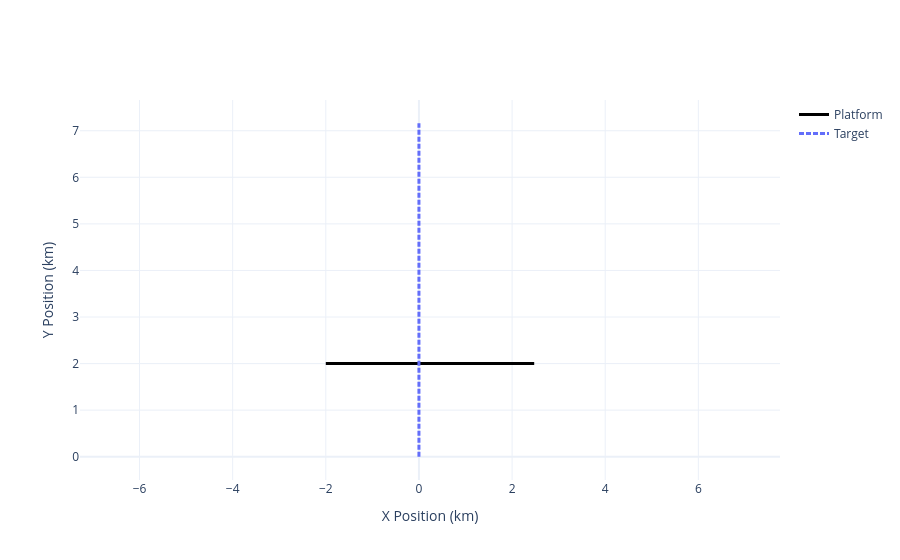

The cell this chart's notebook holds for it:
### Markdown cell above
## Ground Truth Setup and Generation

Next we will create the target ground truth. The target states simply use Stone Soup's
`GroundTruthState` class, but we inject additional metadata associated with the target's
source signal. 

The source signal is defined as a broadband source with multiple tonal components
defined over a discrete set of frequencies. Tonal frequencies are approximate
representations of distinct and prominent on-board contributions to the signal. Each
tonal frequency has an amplitude and phase. The width of the tonal frequency is defined
by its bandwidth. Unmodelled contributions to the signal are represented by a stochastic
noise process, e.g., pink noise.

### Code cell
import numpy as np
from stonesoup.models.transition.linear import (
    CombinedLinearGaussianTransitionModel,
    ConstantVelocity,
)
from stonesoup.types.groundtruth import GroundTruthPath, GroundTruthState

from nereus.plotter import plot_world

# Define the target's initial state and transition model
target_start_vector = np.array([0.0, 0.0, 0.0, 8.0, -5.0, 0.0])
target_transition_model = CombinedLinearGaussianTransitionModel([
    ConstantVelocity(0), ConstantVelocity(0), ConstantVelocity(0)
])
target_position_mapping = [0, 2, 4]
target_velocity_mapping = [1, 3, 5]

# Define the target's signal parameters
target_amplitudes_upa = 10 ** (np.random.uniform(97, 112, 4) / 20)
target_frequencies_hz = np.random.uniform(25.0, 200.0, 4)
target_phases_rad = np.random.uniform(0, 2 * np.pi, 4)
target_tonal_bandwidth_hz = np.random.uniform(0.5, 2.0)
target_noise_amplitude_upa = 10 ** (90 / 20)
target_noise_spectral_exponent = -1.0 # Pink noise

target_metadata = {
    'amplitudes_upa': target_amplitudes_upa,
    'frequencies_hz': target_frequencies_hz,
    'phases_rad': target_phases_rad,
    'position_mapping': target_position_mapping,
    'velocity_mapping': target_velocity_mapping,
    'tonal_bandwidth_hz': target_tonal_bandwidth_hz,
    'noise_amplitude_upa': target_noise_amplitude_upa,
    'noise_spectral_exponent': target_noise_spectral_exponent,
}

# Simulate the target's movement over time and create a ground truth path
target_states = [
    GroundTruthState(
        target_start_vector, timestamp=start_time, metadata=target_metadata
    )
]
for timestamp in timesteps[1:]:
    dt = timestamp - target_states[-1].timestamp
    new_state_vector = target_transition_model.function(
        target_states[-1], noise=False, time_interval=dt
    )
    target_states.append(
        GroundTruthState(
            new_state_vector, timestamp=timestamp, metadata=target_metadata
        )
    )

target_truth = GroundTruthPath(target_states)
target_truths = [target_truth]

plot_world(truths=target_truths, platform=platform).show()

### Figure 1 — Plotly figure (JSON) as saved in the notebook; plotly's stock layout.template omitted (floating-point values rounded to 4 significant figures; data arrays with more than 128 entries replaced by an {"elided": "..."} marker saying what was removed)
{"data": [{"line": {"color": "black", "width": 3}, "mode": "lines", "name": "Platform", "type": "scatter", "x": {"elided": "180 float values"}, "y": {"elided": "180 int values"}}, {"line": {"color": "#636EFA", "dash": "5px,2px", "width": 3}, "mode": "lines", "name": "Target", "type": "scatter", "x": {"elided": "180 int values"}, "y": {"elided": "180 float values"}}], "layout": {"autosize": false, "colorway": ["#636EFA", "#EF553B", "#00CC96", "#AB63FA", "#FFA15A", "#19D3F3", "#FF6692", "#B6E880", "#FF97FF", "#FECB52"], "showlegend": true, "xaxis": {"range": [-3.843, 4.317], "title": {"text": "X Position (km)"}}, "yaxis": {"range": [-0.5, 7.66], "scaleanchor": "x", "scaleratio": 1, "title": {"text": "Y Position (km)"}}}}
